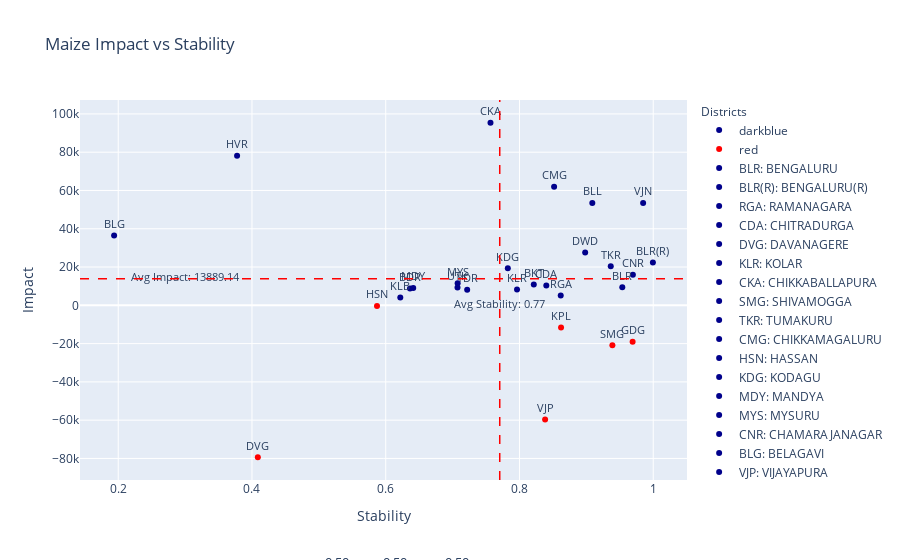

Notebook cell for this chart:
### Code cell
import pandas as pd
import plotly.express as px
import ipywidgets as widgets
from ipywidgets import interact
from IPython.display import clear_output
import plotly.graph_objects as go

def update_plot(alpha1, alpha2, alpha3):
    
    tolerance = 1e-5 
    filtered_df = viz_df[
        (viz_df['Sensitivity_LivestockCensus_2012_Cattle'].between(alpha1 - tolerance, alpha1 + tolerance)) &
        (viz_df['Sensitivity_AreaUnderCereals_Maize'].between(alpha2 - tolerance, alpha2 + tolerance)) & 
        (viz_df['Sensitivity_TotalNPK'].between(alpha3 - tolerance, alpha3 + tolerance)) 
    ]

    # Create a scatter plot with filtered data
    fig = px.scatter(
        filtered_df, 
        x='Stability_Values', 
        y='Impact', 
        title='Maize Impact vs Stability',
        labels={'Impact': 'Impact', 'Stability_Values': 'Stability'},
        text='Abbreviation',
        opacity=1,
        color=filtered_df['Impact'].apply(lambda val: 'red' if val < 0 else 'darkblue'),  # Conditional coloring
        color_discrete_map={'red': 'red', 'darkblue': 'darkblue'}
    )

    fig.update_traces(textposition='top center', textfont=dict(size=11))

    # Update layout to add annotations and legends
    fig.update_layout(
        annotations=[
            dict(
                x=0.5,
                y=-0.25,
                showarrow=False,
                text=f' α<sub>LV</sub>: {alpha1:.2f}, α<sub>AM</sub>: {alpha2:.2f}, α<sub>NPK</sub>: {alpha3:.2f}',
                xref="paper",
                yref="paper",
                font=dict(size=13)
            )
        ],
        legend_title_text='Districts',
        legend_title=dict(font=dict(size=12)),
    )

    # Adding custom legends with abbreviations and full forms
    legend_labels = [{'Abbreviation': abb, 'Full Form': full_form} 
                     for abb, full_form in zip(filtered_df['Abbreviation'].unique(), filtered_df['District'].unique())]

    for label in legend_labels:
        fig.add_trace(go.Scatter(
            x=[None],
            y=[None],
            mode='markers',
            marker=dict(color='darkblue'),
            name=f"{label['Abbreviation']}: {label['Full Form']}"
        ))

    # Adding average lines for stability and percentage change
    avg_stability = filtered_df['Stability_Values'].mean()
    avg_precent = filtered_df['Impact'].mean()

    fig.add_shape(
        type='line',
        x0=avg_stability, y0=0, x1=avg_stability, y1=1,
        line=dict(color='red', width=1.5, dash='dash'),
        yref='paper'
    )

    fig.add_shape(
        type='line',
        x0=0, y0=avg_precent, x1=1, y1=avg_precent,
        line=dict(color='red', width=1.5, dash='dash'),
        xref='paper'
    )

    # Add annotations for average values
    fig.add_trace(go.Scatter(
        x=[avg_stability],
        y=[-0.07],
        text=[f'Avg Stability: {avg_stability:.2f}'],
        mode="text",
        showlegend=False,
        textfont=dict(size=10.7)
    ))

    fig.add_trace(go.Scatter(
        x=[0.3],
        y=[avg_precent-0.04],
        text=[f'Avg Impact: {avg_precent:.2f}'],
        mode="text",
        showlegend=False,
        textfont=dict(size=10.7)
    ))

    clear_output()

    display(fig)


# Creating sliders for interaction
alpha1_slider = widgets.FloatSlider(value=0.5, min=0, max=1, step=0.1, description='αLV:')
alpha2_slider = widgets.FloatSlider(value=0.5, min=0, max=1, step=0.1, description='αAM:')
alpha3_slider = widgets.FloatSlider(value=0.5, min=0, max=1, step=0.1, description='αNPK:')

# Creating interactive plot
interactive_plot = interact(update_plot, alpha1=alpha1_slider, alpha2=alpha2_slider, alpha3=alpha3_slider)

# Create update button to trigger plot update
update_button = widgets.Button(description="Update Plot")
update_button.on_click(lambda _: update_plot(alpha1_slider.value, alpha2_slider.value, alpha3_slider.value))

# Display the button and sliders
widgets.HBox([update_button, alpha1_slider, alpha2_slider, alpha3_slider])

### Figure 1 — Plotly figure (JSON) as saved in the notebook; plotly's stock layout.template omitted (floating-point values rounded to 4 significant figures)
{"data": [{"hovertemplate": "color=darkblue<br>Stability=%{x}<br>Impact=%{y}<br>Abbreviation=%{text}<extra></extra>", "legendgroup": "darkblue", "marker": {"color": "darkblue", "opacity": 1, "symbol": "circle"}, "mode": "markers+text", "name": "darkblue", "orientation": "v", "showlegend": true, "text": ["BLR", "BLR(R)", "RGA", "CDA", "KLR", "CKA", "TKR", "CMG", "KDG", "MDY", "MYS", "CNR", "BLG", "BKT", "DWD", "HVR", "UTK", "BLL", "BDR", "KLB", "YDR", "VJN"], "textfont": {"size": 11}, "textposition": "top center", "type": "scatter", "x": [0.9537, 0.9995, 0.8617, 0.8401, 0.7963, 0.7566, 0.9365, 0.8518, 0.7825, 0.6411, 0.7075, 0.9695, 0.1938, 0.8214, 0.8982, 0.3777, 0.7073, 0.9089, 0.6363, 0.6218, 0.7218, 0.9849], "xaxis": "x", "y": [9430.0, 22310.0, 5111.0, 10350.0, 8245.0, 95380.0, 20410.0, 61900.0, 19400.0, 9101.0, 11540.0, 16000.0, 36520.0, 10920.0, 27540.0, 78190.0, 9344.0, 53510.0, 8753.0, 4065.0, 8171.0, 53510.0], "yaxis": "y"}, {"hovertemplate": "color=red<br>Stability=%{x}<br>Impact=%{y}<br>Abbreviation=%{text}<extra></extra>", "legendgroup": "red", "marker": {"color": "red", "opacity": 1, "symbol": "circle"}, "mode": "markers+text", "name": "red", "orientation": "v", "showlegend": true, "text": ["DVG", "SMG", "HSN", "VJP", "GDG", "KPL"], "textfont": {"size": 11}, "textposition": "top center", "type": "scatter", "x": [0.4088, 0.9389, 0.5869, 0.8383, 0.9691, 0.8621], "xaxis": "x", "y": [-79370.0, -20910.0, -311.3, -59640.0, -19020.0, -11560.0], "yaxis": "y"}, {"marker": {"color": "darkblue"}, "mode": "markers", "name": "BLR: BENGALURU", "type": "scatter", "x": [null], "y": [null]}, {"marker": {"color": "darkblue"}, "mode": "markers", "name": "BLR(R): BENGALURU(R)", "type": "scatter", "x": [null], "y": [null]}, {"marker": {"color": "darkblue"}, "mode": "markers", "name": "RGA: RAMANAGARA", "type": "scatter", "x": [null], "y": [null]}, {"marker": {"color": "darkblue"}, "mode": "markers", "name": "CDA: CHITRADURGA", "type": "scatter", "x": [null], "y": [null]}, {"marker": {"color": "darkblue"}, "mode": "markers", "name": "DVG: DAVANAGERE", "type": "scatter", "x": [null], "y": [null]}, {"marker": {"color": "darkblue"}, "mode": "markers", "name": "KLR: KOLAR", "type": "scatter", "x": [null], "y": [null]}, {"marker": {"color": "darkblue"}, "mode": "markers", "name": "CKA: CHIKKABALLAPURA", "type": "scatter", "x": [null], "y": [null]}, {"marker": {"color": "darkblue"}, "mode": "markers", "name": "SMG: SHIVAMOGGA", "type": "scatter", "x": [null], "y": [null]}, {"marker": {"color": "darkblue"}, "mode": "markers", "name": "TKR: TUMAKURU", "type": "scatter", "x": [null], "y": [null]}, {"marker": {"color": "darkblue"}, "mode": "markers", "name": "CMG: CHIKKAMAGALURU", "type": "scatter", "x": [null], "y": [null]}, {"marker": {"color": "darkblue"}, "mode": "markers", "name": "HSN: HASSAN", "type": "scatter", "x": [null], "y": [null]}, {"marker": {"color": "darkblue"}, "mode": "markers", "name": "KDG: KODAGU", "type": "scatter", "x": [null], "y": [null]}, {"marker": {"color": "darkblue"}, "mode": "markers", "name": "MDY: MANDYA", "type": "scatter", "x": [null], "y": [null]}, {"marker": {"color": "darkblue"}, "mode": "markers", "name": "MYS: MYSURU", "type": "scatter", "x": [null], "y": [null]}, {"marker": {"color": "darkblue"}, "mode": "markers", "name": "CNR: CHAMARAJANAGAR", "type": "scatter", "x": [null], "y": [null]}, {"marker": {"color": "darkblue"}, "mode": "markers", "name": "BLG: BELAGAVI", "type": "scatter", "x": [null], "y": [null]}, {"marker": {"color": "darkblue"}, "mode": "markers", "name": "VJP: VIJAYAPURA", "type": "scatter", "x": [null], "y": [null]}, {"marker": {"color": "darkblue"}, "mode": "markers", "name": "BKT: BAGALKOT", "type": "scatter", "x": [null], "y": [null]}, {"marker": {"color": "darkblue"}, "mode": "markers", "name": "DWD: DHARAWAD", "type": "scatter", "x": [null], "y": [null]}, {"marker": {"color": "darkblue"}, "mode": "markers", "name": "GDG: GADAG", "type": "scatter", "x": [null], "y": [null]}, {"marker": {"color": "darkblue"}, "mode": "markers", "name": "HVR: HAVERI", "type": "scatter", "x": [null], "y": [null]}, {"marker": {"color": "darkblue"}, "mode": "markers", "name": "UTK: UTTARA KANNADA", "type": "scatter", "x": [null], "y": [null]}, {"marker": {"color": "darkblue"}, "mode": "markers", "name": "BLL: BALLARI", "type": "scatter", "x": [null], "y": [null]}, {"marker": {"color": "darkblue"}, "mode": "markers", "name": "BDR: BIDAR", "type": "scatter", "x": [null], "y": [null]}, {"marker": {"color": "darkblue"}, "mode": "markers", "name": "KLB: KALABURAGI", "type": "scatter", "x": [null], "y": [null]}, {"marker": {"color": "darkblue"}, "mode": "markers", "name": "YDR: YADGIRI", "type": "scatter", "x": [null], "y": [null]}, {"marker": {"color": "darkblue"}, "mode": "markers", "name": "KPL: KOPPAL", "type": "scatter", "x": [null], "y": [null]}, {"marker": {"color": "darkblue"}, "mode": "markers", "name": "VJN: VIJAYANAGARA", "type": "scatter", "x": [null], "y": [null]}, {"mode": "text", "showlegend": false, "text": ["Avg Stability: 0.77"], "textfont": {"size": 10.7}, "type": "scatter", "x": [0.7705], "y": [-0.07]}, {"mode": "text", "showlegend": false, "text": ["Avg Impact: 13889.14"], "textfont": {"size": 10.7}, "type": "scatter", "x": [0.3], "y": [13890.0]}], "layout": {"annotations": [{"font": {"size": 13}, "showarrow": false, "text": " α<sub>LV</sub>: 0.50, α<sub>AM</sub>: 0.50, α<sub>NPK</sub>: 0.50", "x": 0.5, "xref": "paper", "y": -0.25, "yref": "paper"}], "legend": {"title": {"font": {"size": 12}, "text": "Districts"}, "tracegroupgap": 0}, "shapes": [{"line": {"color": "red", "dash": "dash", "width": 1.5}, "type": "line", "x0": 0.7705, "x1": 0.7705, "y0": 0, "y1": 1, "yref": "paper"}, {"line": {"color": "red", "dash": "dash", "width": 1.5}, "type": "line", "x0": 0, "x1": 1, "xref": "paper", "y0": 13890.0, "y1": 13890.0}], "title": {"text": "Maize Impact vs Stability"}, "xaxis": {"anchor": "y", "domain": [0, 1], "title": {"text": "Stability"}}, "yaxis": {"anchor": "x", "domain": [0, 1], "title": {"text": "Impact"}}}}
